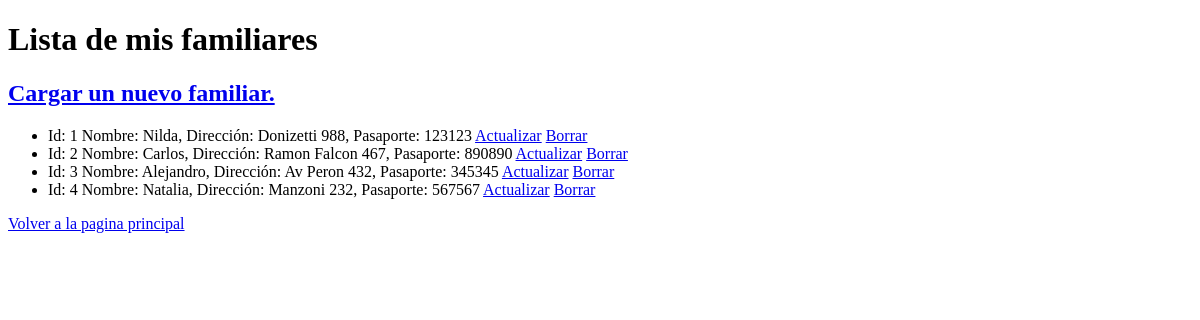
The page /mi-familia/ on the database as committed earlier.
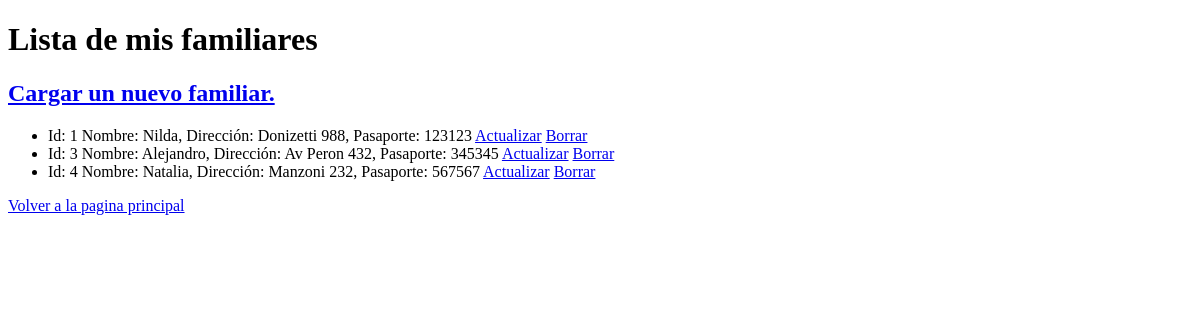
The same page on the database as committed later.
### ejemplo/models.py (models this page shows, shortened)
class Familiar(models.Model):
    nombre = models.CharField(max_length=100)
    direccion = models.CharField(max_length=200)
    numero_pasaporte = models.IntegerField()

### ejemplo/views.py (the view)
# urls.py: path('mi-familia/', monstrar_familiares),
def monstrar_familiares(request):
  lista_familiares = Familiar.objects.all()
  return render(request, "ejemplo/familiares.html", {"lista_familiares": lista_familiares})

### ejemplo/templates/ejemplo/familiares.html (shortened to what this page needs)
<!DOCTYPE html>
<html lang="en">
<head>
</head>
<body>
    {% block titulo %}
    <h1>Lista de mis familiares</h1>
    {% endblock %}
    {% block contenido %}
     <h2><a href="/mi-familia/alta">Cargar un nuevo familiar.</a></h2>
    <ul>
    {% for familiar in lista_familiares %}
       <li>
        Id: {{familiar.id}} Nombre: {{familiar.nombre}}, Dirección: {{familiar.direccion}}, Pasaporte: {{familiar.numero_pasaporte}}
        <a href="/mi-familia/actualizar/{{ familiar.id }}">Actualizar</a>
        <a href="/mi-familia/borrar/{{ familiar.id }}">Borrar</a>
        </li>
    {% endfor %}
    </ul>
    <a href="/pagina-principal">Volver a la pagina principal</a>
    {% endblock %}
</body>
</html>

Rows that differ between the two databases and show on the page:
removed Familiar: id "2", nombre "Carlos", direccion "Ramon Falcon 467", numero_pasaporte "890890"
